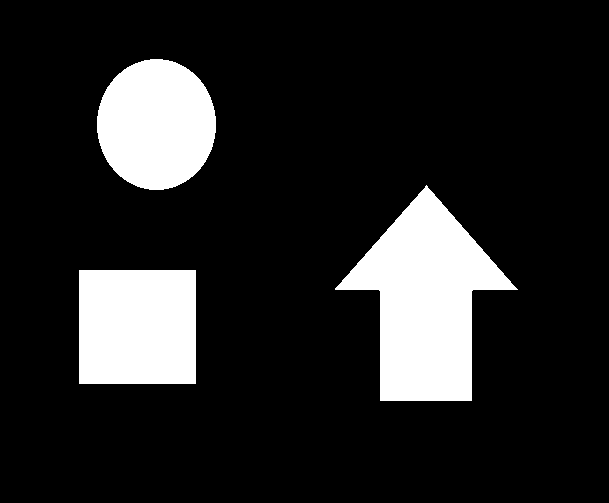
#> input picture _4.python/__code/__tmp_code/tmp12/contours.bmp, 609 x 503 px, found by its file name
$ python opencv27.py
#> lines starting #> are read from the running program, lines starting #| are printed output that depends on the picture; after the words box and inside, x2 and y2 are one past the last pixel; in counts of white or black regions, pixels touching at a corner belong together
import cv2

import sys
import matplotlib.pyplot as plt
import numpy as np
import math

font_filename = 'C:/_git/vcs/_1.data/______test_files1/_font/msch.ttf'
#設定中文字型及負號正確顯示
#設定中文字型檔
plt.rcParams["font.sans-serif"] = "Microsoft JhengHei" # 將字體換成 Microsoft JhengHei
#設定負號
plt.rcParams["axes.unicode_minus"] = False # 讓負號可正常顯示

print('------------------------------------------------------------')	#60個
'''
#輸出邊緣和結構信息

image = cv2.imread('data/contours.bmp')

plt.figure('輸出邊緣和結構信息', figsize = (10, 6))
plt.subplot(121)
plt.title('原圖')
plt.imshow(cv2.cvtColor(image, cv2.COLOR_BGR2RGB))

gray = cv2.cvtColor(image, cv2.COLOR_BGR2GRAY)

ret, binary = cv2.threshold(gray,127,255, cv2.THRESH_BINARY)
contours, hierarchy = cv2.findContours(binary, cv2.RETR_EXTERNAL, cv2.CHAIN_APPROX_SIMPLE)
o = cv2.drawContours(image, contours, -1, (0, 0, 255), 5)

plt.subplot(122)
plt.title('輸出邊緣和結構信息')
plt.imshow(cv2.cvtColor(image, cv2.COLOR_BGR2RGB))

plt.tight_layout()
plt.show()

print('------------------------------------------------------------')	#60個

image = cv2.imread('data/contours.bmp')

plt.figure('影像處理1', figsize = (10, 6))
plt.subplot(221)
plt.title('原圖')
plt.imshow(cv2.cvtColor(image, cv2.COLOR_BGR2RGB))

gray = cv2.cvtColor(image, cv2.COLOR_BGR2GRAY)
ret, binary = cv2.threshold(gray,127,255, cv2.THRESH_BINARY)
contours, hierarchy = cv2.findContours(binary, cv2.RETR_EXTERNAL, cv2.CHAIN_APPROX_SIMPLE)

n = len(contours) #獲取輪廓個數
print('總共找到', n, '個輪廓')

contoursImg=[]
for i in range(n):
    temp=np.zeros(image.shape, np.uint8)
    contoursImg.append(temp)
    contoursImg[i]=cv2.drawContours(
            contoursImg[i],contours,i,(255,255,255),5)
    index = "22"+str(i+2)
    plt.subplot(int(index))
    plt.title('輪廓 '+ str(i+1))
    plt.imshow(cv2.cvtColor(contoursImg[i], cv2.COLOR_BGR2RGB))

plt.show()

print('------------------------------------------------------------')	#60個

image = cv2.imread('data/loc3.jpg')

gray = cv2.cvtColor(image, cv2.COLOR_BGR2GRAY)
ret, binary = cv2.threshold(gray, 127, 255, cv2.THRESH_BINARY)
contours, hierarchy = cv2.findContours(binary, cv2.RETR_LIST, cv2.CHAIN_APPROX_SIMPLE)
mask = np.zeros(image.shape, np.uint8)

mask = cv2.drawContours(mask, contours, -1, (255, 255, 255), -1)

loc = cv2.bitwise_and(image, mask)

plt.figure('影像處理2', figsize = (10, 6))

plt.subplot(131)
plt.title('原圖')
plt.imshow(cv2.cvtColor(image, cv2.COLOR_BGR2RGB))

plt.subplot(132)
plt.title('mask')
plt.imshow(cv2.cvtColor(mask, cv2.COLOR_BGR2RGB))

plt.subplot(133)
plt.title('location')
plt.imshow(cv2.cvtColor(loc, cv2.COLOR_BGR2RGB))

plt.tight_layout()
plt.show()

print('------------------------------------------------------------')	#60個

image = cv2.imread('data/moments.bmp')

plt.figure('影像處理3', figsize = (10, 6))
plt.subplot(221)
plt.title('原圖')
plt.imshow(cv2.cvtColor(image, cv2.COLOR_BGR2RGB))

gray = cv2.cvtColor(image, cv2.COLOR_BGR2GRAY)
ret, binary = cv2.threshold(gray,127,255, cv2.THRESH_BINARY)
contours, hierarchy = cv2.findContours(binary, cv2.RETR_LIST, cv2.CHAIN_APPROX_SIMPLE)

n = len(contours) #獲取輪廓個數
print('總共找到', n, '個輪廓')

contoursImg=[]
for i in range(n):
    temp=np.zeros(image.shape, np.uint8)
    contoursImg.append(temp)
    contoursImg[i]=cv2.drawContours(contoursImg[i],contours,i,255,3)
    index = "22"+str(i+2)
    plt.subplot(int(index))
    plt.title('輪廓 '+ str(i+1))
    plt.imshow(cv2.cvtColor(contoursImg[i], cv2.COLOR_BGR2RGB))

print("觀察各個輪廓的矩（moments）:")
for i in range(n):
    print("輪廓"+str(i)+"的矩:\n", cv2.moments(contours[i]))
print("觀察各個輪廓的面積:")
for i in range(n):
    print("輪廓"+str(i)+"的面積:%d" %cv2.moments(contours[i])['m00'])

plt.show()

print('------------------------------------------------------------')	#60個

image = cv2.imread('data/contours.bmp')

plt.figure('影像處理4', figsize = (10, 6))
plt.subplot(221)
plt.title('原圖')
plt.imshow(cv2.cvtColor(image, cv2.COLOR_BGR2RGB))

gray = cv2.cvtColor(image, cv2.COLOR_BGR2GRAY)
ret, binary = cv2.threshold(gray, 127, 255, cv2.THRESH_BINARY)
contours, hierarchy = cv2.findContours(binary, cv2.RETR_LIST, cv2.CHAIN_APPROX_SIMPLE)

n = len(contours) #獲取輪廓個數
print('總共找到', n, '個輪廓')

contoursImg = []
for i in range(n):
    print("contours["+str(i)+"]面積=", cv2.contourArea(contours[i]))
    temp = np.zeros(image.shape, np.uint8)
    contoursImg.append(temp)
    contoursImg[i] = cv2.drawContours(contoursImg[i],
                                      contours,
                                      i,
                                      (255,255,255),
                                      3)
    #cv2.imshow("contours[" + str(i) + "]", contoursImg[i])
    index = "22"+str(i+2)
    plt.subplot(int(index))
    plt.title('輪廓 '+ str(i+1))
    plt.imshow(cv2.cvtColor(contoursImg[i], cv2.COLOR_BGR2RGB))

plt.show()
'''
print('------------------------------------------------------------')	#60個

#篩選出大于特定大小的輪廓

image = cv2.imread('data/contours.bmp')
#> image is the input picture: shape (503, 609, 3); 14.8% white; 3 white regions, box (x1, y1, x2, y2) and area: (335, 185, 518, 401) 19840, (79, 270, 196, 384) 13338, (97, 59, 216, 190) 12235

plt.figure('影像處理5', figsize = (10, 6))
plt.subplot(221)
plt.title('原圖')
plt.imshow(cv2.cvtColor(image, cv2.COLOR_BGR2RGB))

gray = cv2.cvtColor(image, cv2.COLOR_BGR2GRAY)
#> gray: shape (503, 609); 14.8% white; 3 white regions
ret, binary = cv2.threshold(gray,127,255, cv2.THRESH_BINARY)
contours, hierarchy = cv2.findContours(binary, cv2.RETR_LIST, cv2.CHAIN_APPROX_SIMPLE)
#> contours = 3 contours; box (x1, y1, x2, y2) and area: (335, 185, 518, 401) 19535, (79, 270, 196, 384) 13108, (97, 59, 216, 190) 12058

n = len(contours) #獲取輪廓個數
#> n = 3
print('總共找到', n, '個輪廓')
#| 總共找到 3 個輪廓

contoursImg = []
for i in range(n):
    temp = np.zeros(image.shape, np.uint8)
    contoursImg.append(temp)
    contoursImg[i] = cv2.drawContours(contoursImg[i],
                                      contours,
                                      i,
                                      (255, 255, 255),
                                      3)
    if cv2.contourArea(contours[i]) > 15000:
        #cv2.imshow("contours[" + str(i) + "]", contoursImg[i])
        index = "22"+str(i+2)
        plt.subplot(int(index))
        plt.title('輪廓 '+ str(i+1))
        plt.imshow(cv2.cvtColor(contoursImg[i], cv2.COLOR_BGR2RGB))
#> after the loop, contoursImg = 3 items

plt.show()
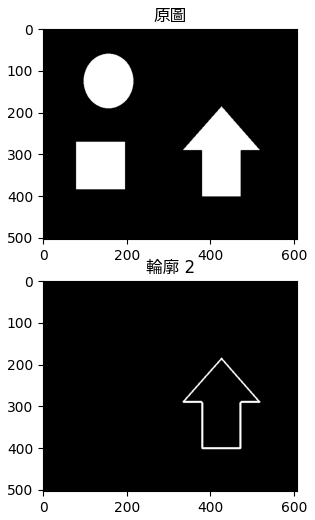
#> figure drawn by matplotlib, 2 panels

print('------------------------------------------------------------')	#60個

#篩選出大于特定大小的輪廓

#--------------讀取及顯示原始圖像--------------------
image = cv2.imread('data/contours0.bmp')
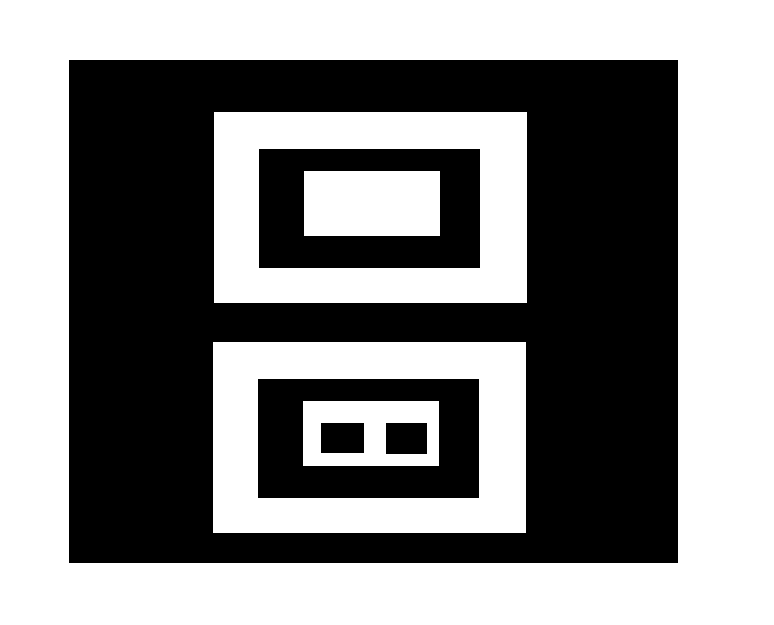
#> input picture _4.python/__code/科班出身的AI人必修課：OpenCV影像處理/ch12/contours0.bmp, 774 x 625 px, found by its file name
#> image is the input picture: shape (625, 774, 3); 53.6% white; 5 black regions, box (x1, y1, x2, y2) and area: (69, 60, 678, 563) 186761, (259, 149, 480, 268) 17459, (258, 379, 479, 498) 17459, (321, 423, 364, 453) 1290, (386, 423, 427, 454) 1271
print('顯示原圖')
cv2.imshow("original", image)

#--------------獲取輪廓--------------------
gray = cv2.cvtColor(image, cv2.COLOR_BGR2GRAY)
#> gray: shape (625, 774); 53.6% white; 5 black regions
ret, binary = cv2.threshold(gray,127,255, cv2.THRESH_BINARY)
contours, hierarchy = cv2.findContours(binary, cv2.RETR_LIST, cv2.CHAIN_APPROX_SIMPLE)
#> contours = 10 contours; largest, box (x1, y1, x2, y2) and area: (0, 0, 774, 625) 482352, (68, 59, 679, 564) 307438, (213, 342, 526, 533) 59280, (214, 112, 527, 303) 59280, (257, 378, 480, 499) 26638

#--------------計算各個輪廓的長度和、平均長度--------------------
n = len(contours) #獲取輪廓個數
#> n = 10
print('總共找到', n, '個輪廓')
#| 總共找到 10 個輪廓

cntLen=[]           #存儲各個輪廓的長度
for i in range(n):
    cntLen.append(cv2.arcLength(contours[i],True))
    print("第"+str(i)+"個輪廓的長度:%d"%cntLen[i])
#> this loop made 10 passes
#| 第0個輪廓的長度:145
#| 第1個輪廓的長度:147
#| 第2個輪廓的長度:398
#| 第3個輪廓的長度:681
#| 第4個輪廓的長度:1004
#| 第5個輪廓的長度:398
#| 第6個輪廓的長度:681
#| 第7個輪廓的長度:1004
#> (further printed lines are left out)
#> after the loop, cntLen = [145.7, 147.7, 398, 681.7, 1004, 398, 681.7, 1004, 2225.7, 2794]
cntLenSum=np.sum(cntLen)  #各個輪廓長度和
#> cntLenSum = 9480.3
cntLenAvr=cntLenSum/n    #各個輪廓長度平均值
#> cntLenAvr = 948
print("各個輪廓的總長度為：%d"%cntLenSum)
#| 各個輪廓的總長度為：9480
print("各個輪廓的平均長度為：%d"%cntLenAvr)
#| 各個輪廓的平均長度為：948

#--------------顯示超過平均值的輪廓--------------------
contoursImg = []
for i in range(n):
    temp = np.zeros(image.shape, np.uint8)
    contoursImg.append(temp)
    contoursImg[i] = cv2.drawContours(contoursImg[i],
                                      contours,
                                      i,
                                      (255, 255, 255),
                                      3)
    if cv2.arcLength(contours[i], True) > cntLenAvr:
        cv2.imshow("contours[" + str(i) + "]", contoursImg[i])
#> after the loop, contoursImg = 10 items

cv2.waitKey()
cv2.destroyAllWindows()

print('------------------------------------------------------------')	#60個

image = cv2.imread('data/cs1.bmp')
print('顯示原圖')

#> (the run stopped early here; a loop or call above may not have finished)
